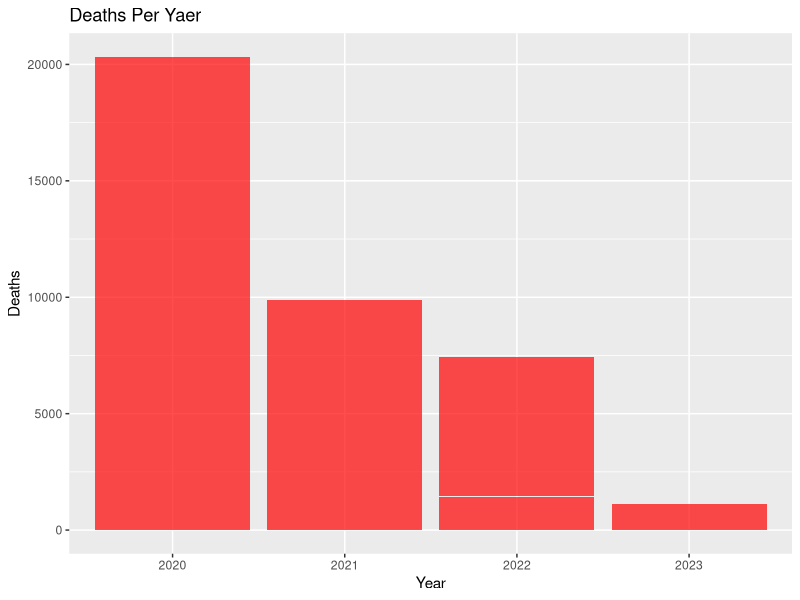
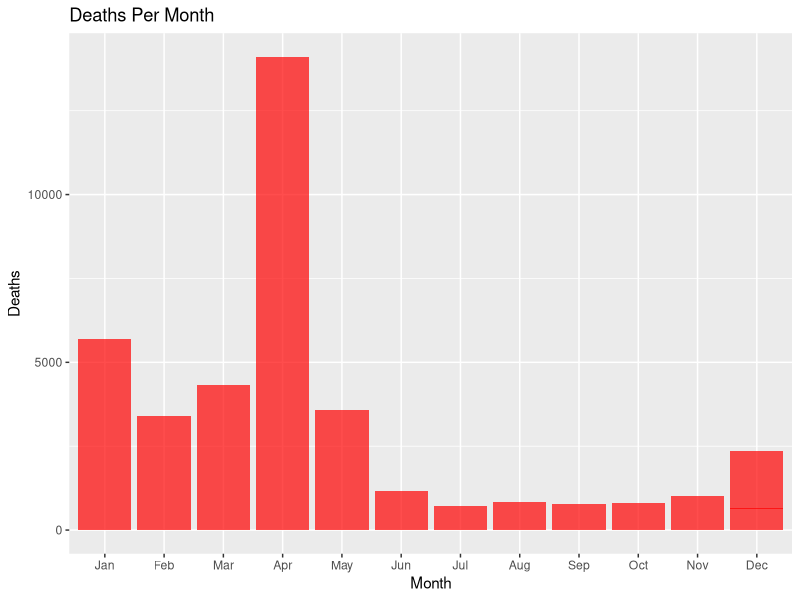
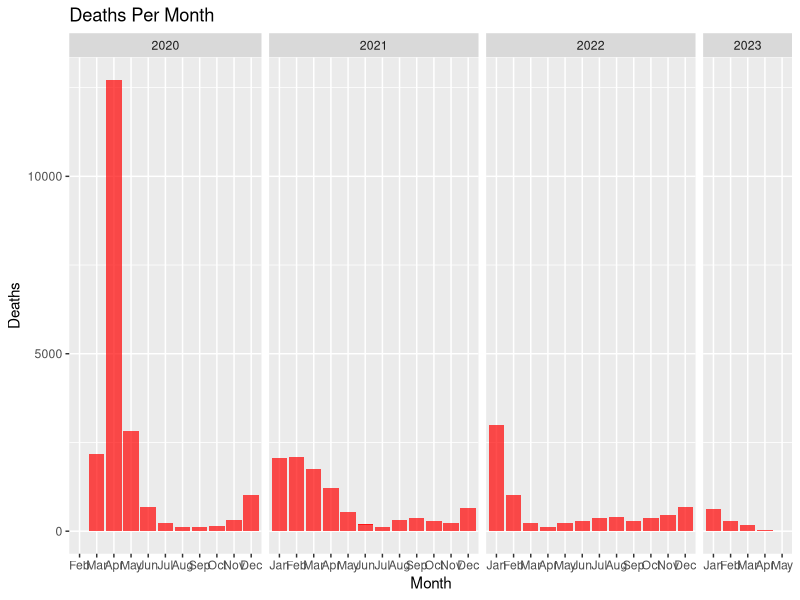

Recreate these plots in R, in order.
## ---- chunk 1
knitr::opts_chunk$set(echo = TRUE)
## ---- chunk 2
library(readr)
library(tidyverse)

Data <- read.csv("COVID.csv")

head(Data)
dim(Data) # 1158 observations and 67 variables
str(Data) # All integer variables with data being the only character variable 

missing_values <- colSums(is.na(Data))
missing_values #no missing values 

Data$date_of_interest <- lubridate::mdy(Data$date_of_interest)


summary(Data)
Final <- Data %>%
  select(-contains("7DAY_AVG"))

## ---- chunk 3
RegionsTotalDeaths <- Final %>% 
  summarize(SI_DEATH = sum(SI_DEATH_COUNT),
            QN_DEATH =sum(QN_DEATH_COUNT),
            MN_DEATH = sum(MN_DEATH_COUNT),
            BK_DEATH = sum(BK_DEATH_COUNT),
            BX_DEATH = sum(BX_DEATH_COUNT))
                              

Final2 <- Final %>%
  mutate(
    Year = year(date_of_interest),
    Month = month(date_of_interest, label = TRUE),
    Day = day(date_of_interest)
  )

CasesTotal <- Final2 %>% group_by (Month, Year) %>% summarize(TotalCases = sum(CASE_COUNT)) %>% 
  group_by(Year) %>% 
  slice(which.max(TotalCases))
                                                         
DeathsTotal <- Final2 %>% group_by (Month, Year) %>% summarize(TotalDeaths = sum(DEATH_COUNT))  %>% 
  group_by(Year) %>% 
  slice(which.max(TotalDeaths))  


ggplot(Final2, aes(x = factor(Year), y=DEATH_COUNT)) +
  geom_bar(stat = "identity", fill = "red", alpha = 0.7) +
  labs(title = "Deaths Per Yaer",
       x = "Year",
       y = "Deaths")

ggplot(Final2, aes(x = factor(Month), y=DEATH_COUNT)) +
  geom_bar(stat = "identity", fill = "red", alpha = 0.7) +
  labs(title = "Deaths Per Month",
       x = "Month",
       y = "Deaths")

ggplot(Final2, aes(x = factor(Month), y = DEATH_COUNT)) +
  geom_bar(stat = "identity", fill = "red", alpha = 0.7) +
  labs(title = "Deaths Per Month",
       x = "Month",
       y = "Deaths") +
  facet_grid(~Year, scales = "free_x", space = "free_x")

  
Final2$Year <- factor(Final2$Year, levels = c(2020, 2021, 2022, 2023))

                                                                          
